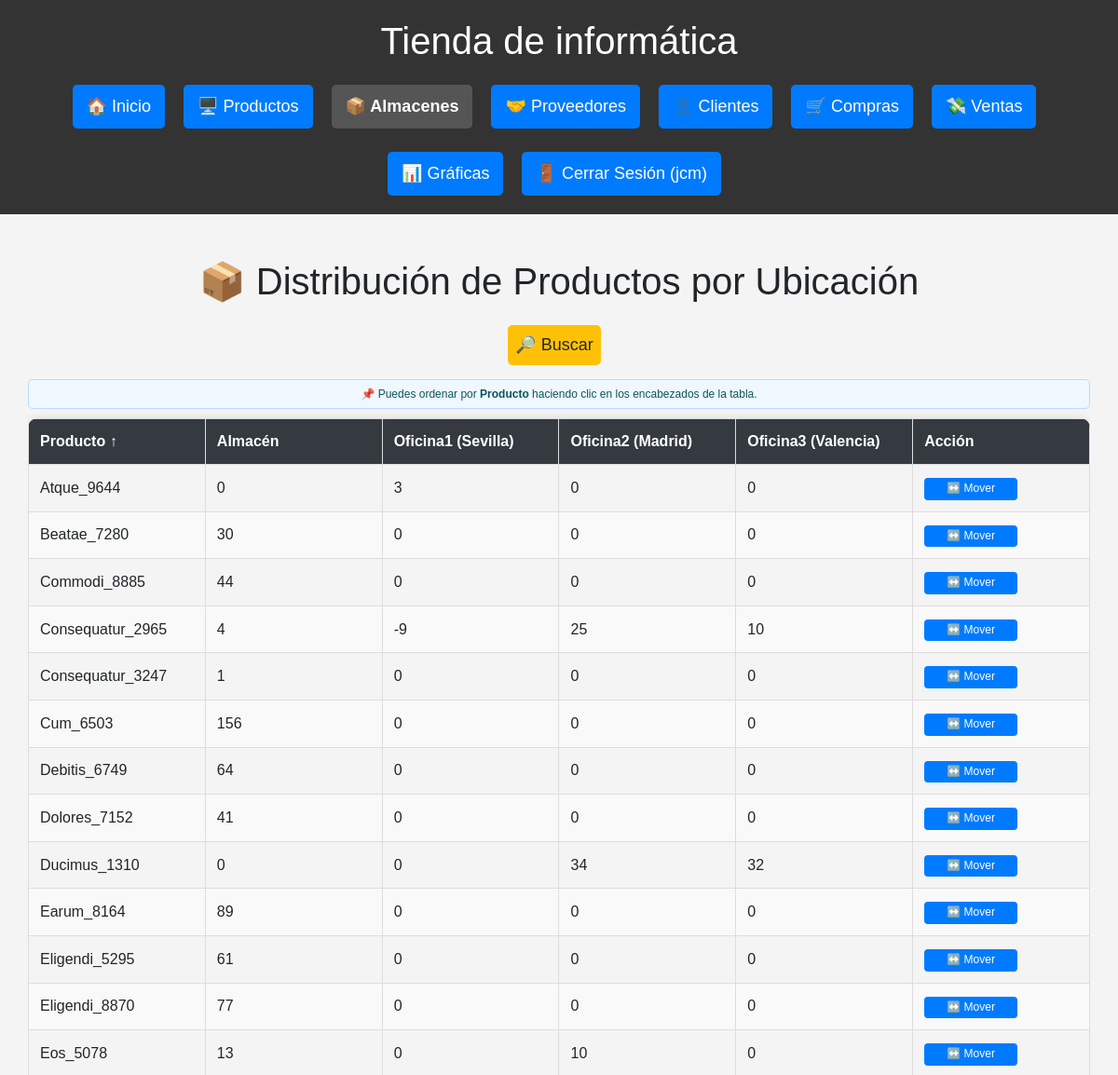
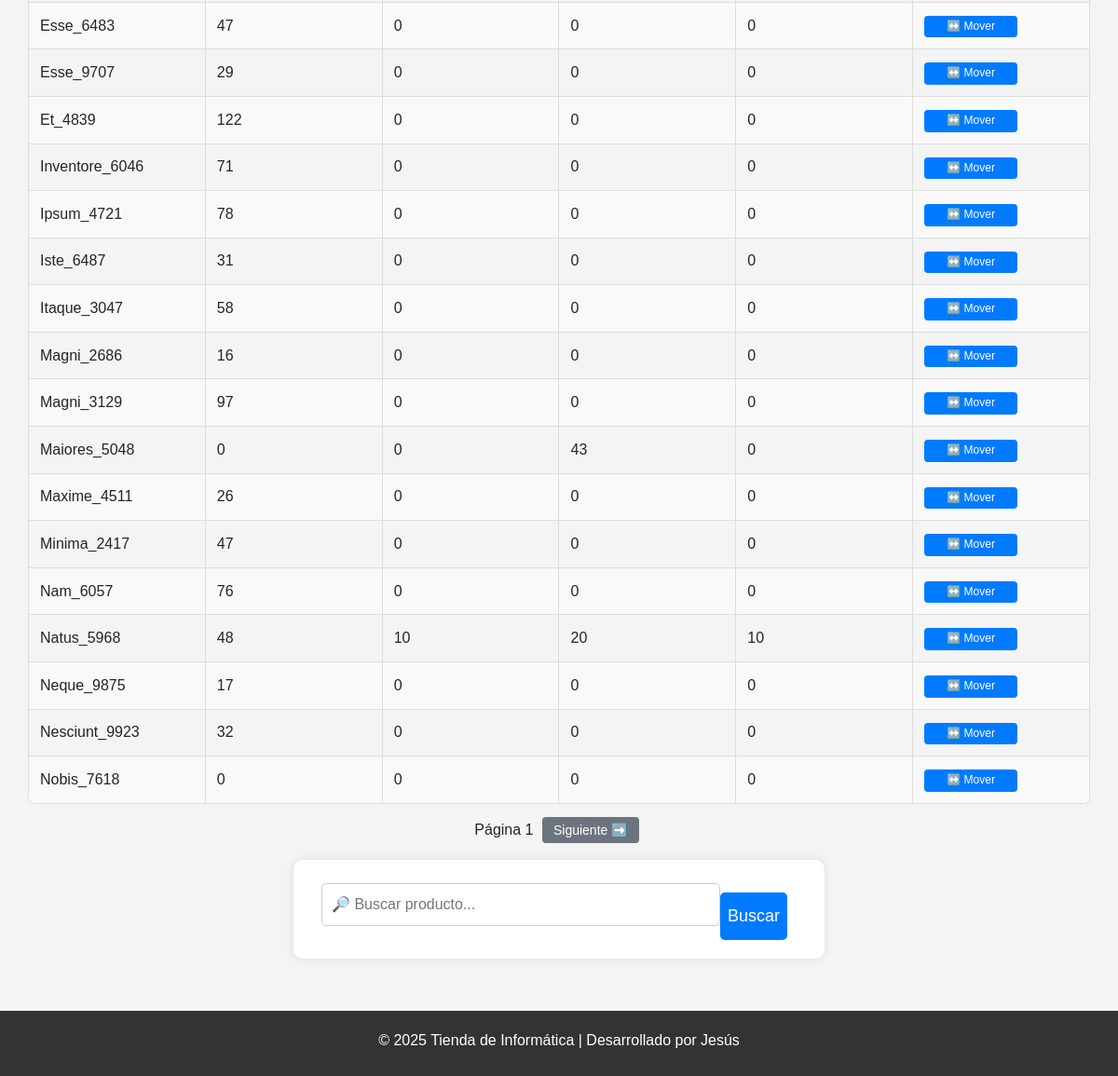
Page /almacenes (signed in) on the committed database (2 pictures, top to bottom).
### db.py (models this page shows)
class Ubicacion(Base):
    __tablename__ = "Ubicacion"
    id = Column(Integer, primary_key=True)
    nombre = Column(String(100), unique=True, nullable=False)

class Producto(Base):
    __tablename__ = "Producto"
    id = Column(Integer, primary_key=True)
    nombre = Column(String(150), unique=True, nullable=False)
    descripcion = Column(Text)
    categoria_id = Column(Integer, ForeignKey('Categoria.id'), nullable=True)
    precio = Column(Numeric(10, 2), nullable=False)
    stock = Column(Integer, default=0)
    cantidad_total = Column(Integer, default=30)
    fecha_creacion = Column(DateTime, default=func.now())
    categoria = relationship('Categoria', backref=backref('productos', lazy=True))
    ventas = relationship("DetalleVenta", back_populates="producto")

class StockPorUbicacion(Base):
    __tablename__ = "StockPorUbicacion"
    id = Column(Integer, primary_key=True)
    producto_id = Column(Integer, ForeignKey("Producto.id"), nullable=False)
    ubicacion_id = Column(Integer, ForeignKey("Ubicacion.id"), nullable=False)
    cantidad = Column(Integer, default=0)
    producto = relationship("Producto", backref="ubicaciones_stock")
    ubicacion = relationship("Ubicacion", backref="stock_producto")

### routes/almacenes.py (the view)
@almacenes_bp.route('/almacenes')
@login_required
def ver_almacenes():
    nombre = request.args.get("nombre", "")
    pagina = int(request.args.get("pagina", 1))
    orden = request.args.get("orden", "producto")
    direccion = request.args.get("direccion", "asc")
    por_pagina = 30
    ubicaciones = sesion.query(Ubicacion).all()
    query = sesion.query(Producto)
    if nombre:
        query = query.filter(Producto.nombre.ilike(f"%{nombre}%"))
    if orden == "producto":
        if direccion == "desc":
            query = query.order_by(Producto.nombre.desc())
        else:
            query = query.order_by(Producto.nombre.asc())
    total = query.count()
    productos = query.offset((pagina - 1) * por_pagina).limit(por_pagina).all()
    datos_stock = []
    for producto in productos:
        stock_por_ubicacion = {u.nombre: 0 for u in ubicaciones}
        for entrada in producto.ubicaciones_stock:
            stock_por_ubicacion[entrada.ubicacion.nombre] = entrada.cantidad
        datos_stock.append({
            "id": producto.id,
            "producto": producto.nombre,
            "stock": stock_por_ubicacion
        })
    hay_anterior = pagina > 1
    hay_siguiente = (pagina * por_pagina) < total
    return render_template("almacenes/almacenes.html",
                           datos_stock=datos_stock,
                           ubicaciones=ubicaciones,
                           nombre=nombre,
                           pagina=pagina,
                           orden=orden,
                           direccion=direccion,
                           hay_anterior=hay_anterior,
                           hay_siguiente=hay_siguiente)

### db.py (called while the page is built)
def login_required(f):
    @wraps(f)
    def decorated_function(*args, **kwargs):
        if 'usuario' not in session:
            flash('Por favor, inicie sesión para acceder a esta página.', 'error')
            return redirect(url_for('login'))
        return f(*args, **kwargs)
    return decorated_function

### templates/almacenes/almacenes.html (shortened to what this page needs)
{% extends 'base.html' %}
{% block content %}
<div class="container mt-4">
    <h1>📦 Distribución de Productos por Ubicación</h1>
    <div class="botones-superiores">
        <a href="#form-busqueda-almacen" class="btn btn-add btn-search" >🔎 Buscar</a>
    </div>
    <div class="tabla-responive">
        <table class="tabla-estilizada">
            <div class="alerta-orden">
              📌 Puedes ordenar por <strong>Producto</strong> haciendo clic en los encabezados de la tabla.
            </div>
            <thead>
                <tr>
                    {% set nueva_direccion = 'desc' if direccion == 'asc' else 'asc' %}
                    <th>
                        <a href="{{ url_for('almacenes.ver_almacenes', orden='producto', direccion=nueva_direccion, nombre=nombre) }}">
                            Producto
                            {% if orden == 'producto' %}
                                {% if direccion == 'asc' %} ↑ {% else %} ↓ {% endif %}
                            {% endif %}
                        </a>
                    </th>
                    {% for ubicacion in ubicaciones %}
                        <th>{{ ubicacion.nombre }}</th>
                    {% endfor %}
                    <th>Acción</th>
                </tr>
            </thead>
            <tbody>
                {% for fila in datos_stock %}
                <tr>
                    <td>{{ fila.producto }}</td>
                    {% for ubicacion in ubicaciones %}
                        <td>{{ fila.stock[ubicacion.nombre] }}</td>
                    {% endfor %}
                    <td>
                        <a href="{{ url_for('almacenes.mover_producto', producto_id=fila.id) }}" class="btn-edit">↔️ Mover</a>
                    </td>
                </tr>
                {% endfor %}
            </tbody>
        </table>
    </div>
    <div class="paginacion mt-3">
        <span>Página {{ pagina }}</span>
        {% if hay_siguiente %}
            <a href="{{ url_for('almacenes.ver_almacenes', pagina=pagina+1, nombre=nombre, orden=orden, direccion=direccion) }}" class="btn-pagina">Siguiente ➡️</a>
        {% endif %}
    </div>
    <form method="GET" action="{{ url_for('almacenes.ver_almacenes') }}" class="mb-3 d-flex" id="form-busqueda-almacen">
        <input type="text" name="nombre" placeholder="🔎 Buscar producto..." value="{{ nombre or '' }}">
        <button type="submit" class="btn">Buscar</button>
    </form>
</div>
{% endblock %}

### static/estilos.css (style rules this page uses)
html, body { height: 100%; margin: 0; padding: 0; font-family: Arial, sans-serif; background-color: #f4f4f4; text-align: center; }
body { overflow-x: hidden; }
.container, main { width: 100%; padding: 0; margin: 0 auto; }
.alerta-orden { background-color: #f0f8ff; color: #0c5460; border: 1px solid #b8daff; padding: 6px 10px; border-radius: 5px; margin-bottom: 10px; font-size: 0.75rem; text-align: center; }
form { width: 50%; margin: 20px auto; background: white; padding: 20px 30px; border-radius: 10px; box-shadow: 0 0 10px rgba(0,0,0,0.1); text-align: left; }
form input, form textarea, form select { width: 100%; padding: 10px; margin-top: 5px; margin-bottom: 15px; border: 1px solid #ccc; border-radius: 5px; box-sizing: border-box; font-size: 16px; }
button, .btn { background: #007BFF; color: white; padding: 8px; border: none; margin-top: 15px; cursor: pointer; font-size: 18px; border-radius: 5px; transition: 0.3s; text-decoration: none; display: inline-block; margin-right: 10px; }
.btn-add { background: #418852; margin-bottom: 15px; }
.btn-pagina { background-color: #6c757d; color: white; font-size: 14px; padding: 6px 12px; border-radius: 4px; text-decoration: none; margin: 0 5px; }
.btn-edit { display: inline-block; max-width: 100px; background-color: #007BFF; color: white; padding: 4px 8px; font-size: 0.75rem; border: none; border-radius: 4px; cursor: pointer; transition: all 0.2s; text-decoration: none; white-space: nowrap; line-height: 1.3; margin: 0; box-shadow: none; width: 100% ; text-align: center; box-sizing: border-box; }
.btn-search { background-color: #ffc107; color: #212529; }
.tabla-estilizada { width: 100%; border-collapse: collapse; border-radius: 10px; overflow: hidden; box-shadow: 0 0 10px rgba(0,0,0,0.1); table-layout: fixed; }
.tabla-estilizada thead { background-color: #343a40; color: white; font-weight: bold; }
.tabla-estilizada th, .tabla-estilizada td { padding: 12px; border: 1px solid #ddd; text-align: left; max-width: 200px; word-wrap: break-word; white-space: normal; }
.tabla-estilizada tr:nth-child(even) { background-color: #f9f9f9; }
.tabla-estilizada thead th a { color: white; text-decoration: none; font-weight: bold; }
.tabla-responive { width: 100%; overflow-x: auto; -webkit-overflow-scrolling: touch; box-sizing: border-box; padding: 0 10x; }

### rows in the picture
Ubicacion: nombre "Almacén", nombre "0", nombre "30", nombre "44", nombre "4", nombre "1", nombre "156", nombre "64", nombre "41", nombre "89", nombre "61", nombre "77", nombre "13", nombre "47", nombre "29", nombre "122", nombre "71", nombre "78", nombre "31", nombre "58", nombre "16", nombre "97", nombre "26", nombre "76", nombre "48", nombre "17", nombre "32"
Ubicacion: nombre "Oficina1 (Sevilla)", nombre "3", nombre "0", nombre.cantidad "-9", nombre "10"
Ubicacion: nombre "Oficina2 (Madrid)", nombre "0", nombre "25", nombre "34", nombre "10", nombre "43", nombre "20"
Ubicacion: nombre "Oficina3 (Valencia)", nombre "0", nombre "10", nombre "32"
Producto: producto "Atque_9644"
Producto: producto "Beatae_7280"
Producto: producto "Commodi_8885"
Producto: producto "Consequatur_2965"
Producto: producto "Consequatur_3247"
Producto: producto "Cum_6503"
Producto: producto "Debitis_6749"
Producto: producto "Dolores_7152"
Producto: producto "Ducimus_1310"
Producto: producto "Earum_8164"
Producto: producto "Eligendi_5295"
Producto: producto "Eligendi_8870"
Producto: producto "Eos_5078"
Producto: producto "Esse_6483"
Producto: producto "Esse_9707"
Producto: producto "Et_4839"
Producto: producto "Inventore_6046"
Producto: producto "Ipsum_4721"
Producto: producto "Iste_6487"
Producto: producto "Itaque_3047"
Producto: producto "Magni_2686"
Producto: producto "Magni_3129"
Producto: producto "Maiores_5048"
Producto: producto "Maxime_4511"
Producto: producto "Minima_2417"
Producto: producto "Nam_6057"
Producto: producto "Natus_5968"
Producto: producto "Neque_9875"
Producto: producto "Nesciunt_9923"
Producto: producto "Nobis_7618"

### other values in the picture
{{ session['usuario'] }} "jcm"
{{ pagina }} "1"
